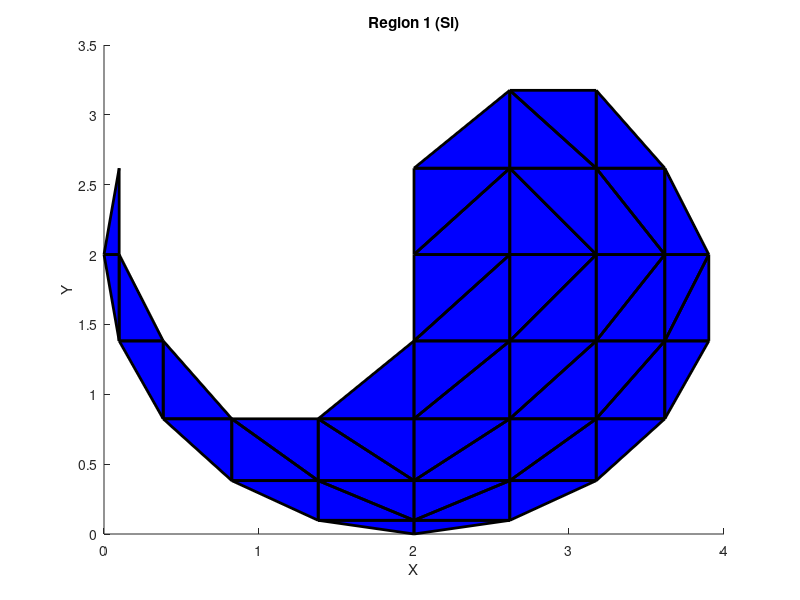
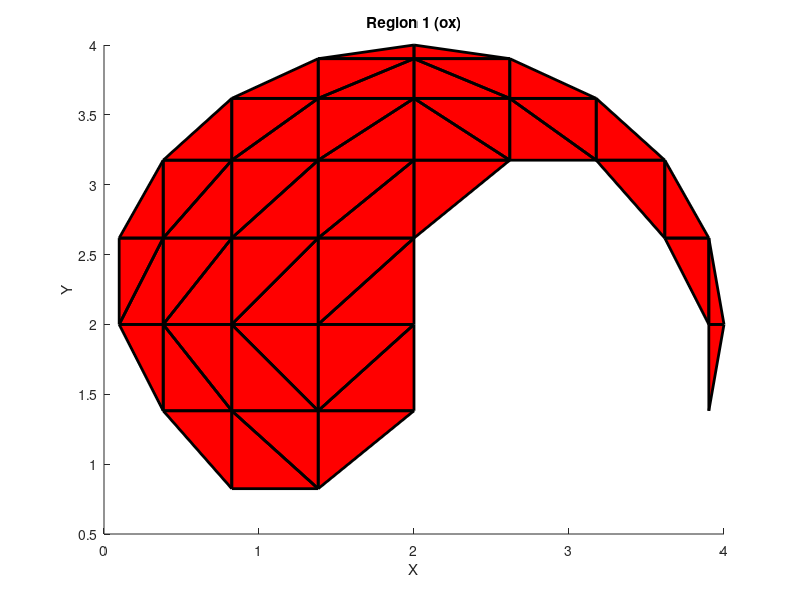
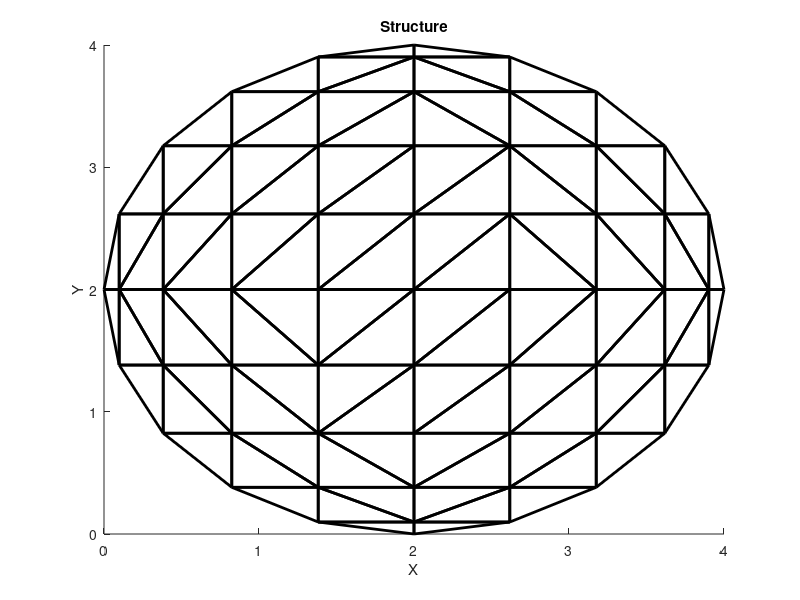
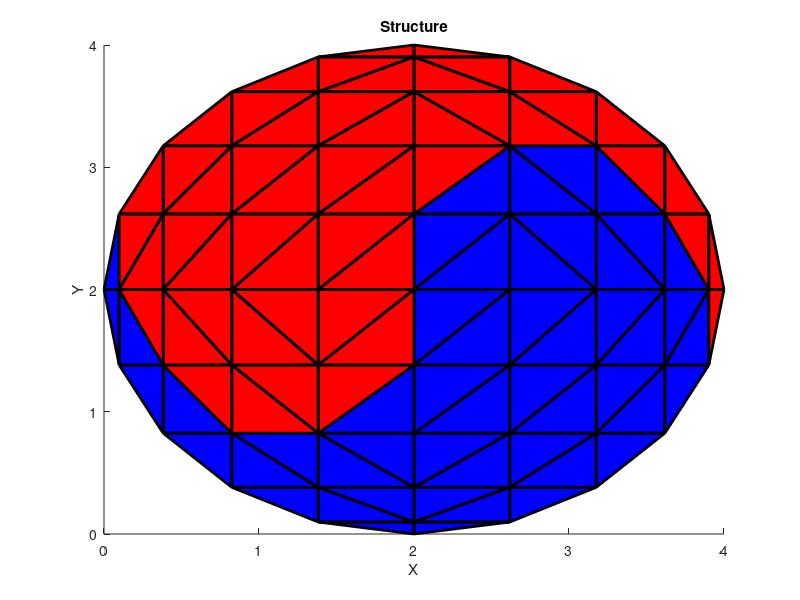

Here is the MATLAB script that generated these plots, in order:
clear; clc; close all;

% Read a vertex, element, potential data.
F_si = importdata("Element_Si.txt");
F_ox = importdata("Element_ox.txt");
F = [F_si; F_ox];
V = importdata("Vertex.txt");

% 각 Region의 edge 정렬
n=1;
for ii=1:length(F_si) % Si region
   for j=1:3
      edge_si(n,:)= [F_si(ii,2) F_si(ii,1)];
      edge_si(n+1,:)= [F_si(ii,3) F_si(ii,2)];
      edge_si(n+2,:)= [F_si(ii,1) F_si(ii,3)];
      n=n+3;
   end
end
n=1;
for ii=1:length(F_si) % ox region
   for j=1:3
      edge_ox(n,:)= [F_ox(ii,1) F_ox(ii,2)];
      edge_ox(n+1,:)= [F_ox(ii,2) F_ox(ii,3)];
      edge_ox(n+2,:)= [F_ox(ii,3) F_ox(ii,1)];
      n=n+3;
   end
end

% 중복 edge 정보 제거
edge_si=sort(edge_si, 2); % edge_si의 각 행을 오름차순으로 정렬(중복값 제거 위해)
edge_si=unique(edge_si,'rows');
edge_ox=sort(edge_ox, 2); % edge_ox의 각 행을 오름차순으로 정렬(중복값 제거 위해)
edge_ox=unique(edge_ox,'rows');

% 각 region에서 동일한 edge가 있는지 확인, Interface
edge_interface = intersect(edge_si,edge_ox,'rows');


% Visualize 
figure(1)
patch('Faces',F_si,'Vertices',V, 'EdgeColor','black','FaceColor','Blue','LineWidth',2)
xlabel('X')
ylabel('Y')
title('Region 1 (Si)')

figure(2)
patch('Faces',F_ox,'Vertices',V, 'EdgeColor','black','FaceColor','Red','LineWidth',2)
xlabel('X')
ylabel('Y')
title('Region 1 (ox)')

figure(3)
patch('Faces',F,'Vertices',V, 'EdgeColor','black','FaceColor','none','LineWidth',2)
xlabel('X')
ylabel('Y')
title('Structure')

figure(4)
patch('Faces',F_si,'Vertices',V, 'EdgeColor','black','FaceColor','Blue','LineWidth',2)
hold on
patch('Faces',F_ox,'Vertices',V, 'EdgeColor','black','FaceColor','Red','LineWidth',2)
xlabel('X')
ylabel('Y')
title('Structure')
hold on
patch('Faces',edge_interface,'Vertices',V, 'EdgeColor','Green','FaceColor','none','LineWidth',5)
hold off